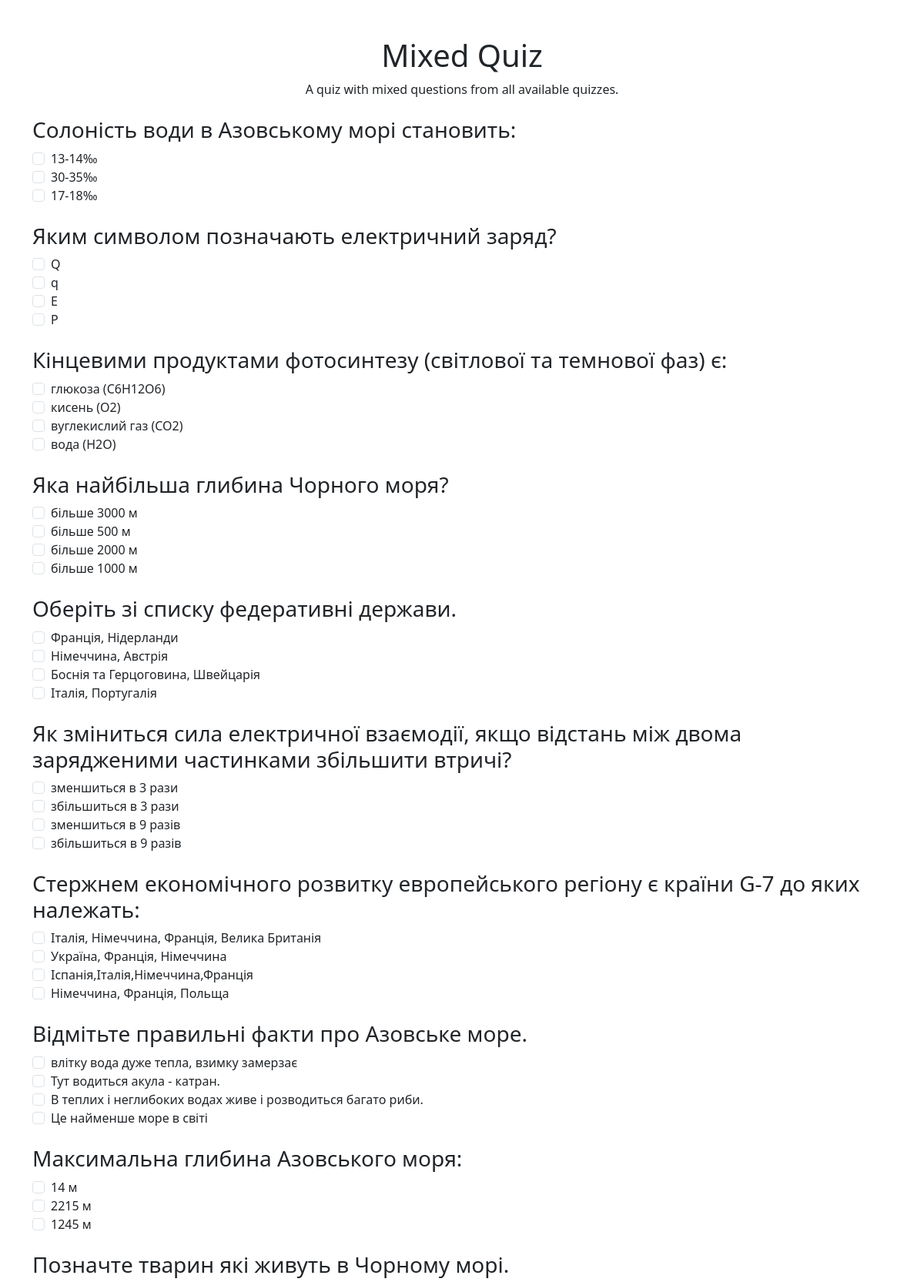
/mixed-quiz/ (signed in, upper part), run on the app's committed database.
### quiz/models.py (models this page shows, shortened)
class Question(models.Model):
    quiz = models.ForeignKey(Quiz, on_delete=models.CASCADE, related_name='questions')
    text = models.CharField(max_length=300)  # Поле для тексту питання, обмежене до 300 символів.

class Answer(models.Model):
    question = models.ForeignKey(Question, on_delete=models.CASCADE, related_name='answers')
    text = models.CharField(max_length=255)  # Поле для тексту відповіді, обмежене до 255 символів.
    is_correct = models.BooleanField(default=False)  # Логічне поле, яке визначає, чи є відповідь правильною.

### quiz/views.py (the view)
# urls.py: path('mixed-quiz/', views.start_mixed_quiz, name='start_mixed_quiz'),
@login_required
def start_mixed_quiz(request):
    questions = Question.objects.all().distinct().order_by('?')[:20]  # Випадкові 20 питань
    if not questions.exists():  # Якщо питань немає
        return HttpResponse("No questions available.", status=404)
    quiz = {'name': 'Mixed Quiz', 'description': 'A quiz with mixed questions from all available quizzes.'}  # Інформація про змішаний квіз
    return render(request, 'quiz/quiz.html', {'quiz': quiz, 'questions': questions})  # Рендеримо сторінку квізу

### quiz/templates/quiz/quiz.html (shortened to what this page needs)
<!DOCTYPE html>
<html lang="en">
<head>
    <link href="https://cdn.jsdelivr.net/npm/bootstrap@5.3.0-alpha1/dist/css/bootstrap.min.css" rel="stylesheet">
</head>
<body>
<div class="container mt-5">
    <header class="text-center mb-4">
        <h1>{{ quiz.name }}</h1>
        <p>{{ quiz.description }}</p>
    </header>
    <main>
        {% if questions %}
            <form method="post">
                {% for question in questions %}
                    <div class="mb-4">
                        <h3>{{ question.text }}</h3>
                        <div class="form-check">
                            {% for answer in question.answers.all %}
                                <label class="form-check-label">
                                    <input type="checkbox" name="{{ question.id }}" value="{{ answer.id }}" class="form-check-input">
                                    {{ answer.text }}
                                </label><br>
                            {% endfor %}
                        </div>
                    </div>
                {% endfor %}
            </form>
        {% else %}
            <p>No questions available.</p>
        {% endif %}
    </main>
</div>
</body>
</html>

### data on the page
Question: text "Солоність води в Азовському морі становить:"
Answer: text "13-14‰"
Answer: text "30-35‰"
Answer: text "17-18‰"
Question: text "Яким символом позначають електричний заряд?"
Answer: text "Q"
Answer: text "q"
Answer: text "E"
Answer: text "P"
Question: text "Кінцевими продуктами фотосинтезу (світлової та темнової фаз) є:"
Answer: text "глюкоза (С6Н12О6)"
Answer: text "кисень (О2)"
Answer: text "вуглекислий газ (СО2)"
Answer: text "вода (Н2О)"
Question: text "Яка найбільша глибина Чорного моря?"
Answer: text "більше 3000 м"
Answer: text "більше 500 м"
Answer: text "більше 2000 м"
Answer: text "більше 1000 м"
Question: text "Оберіть зі списку федеративні держави."
Answer: text "Франція, Нідерланди"
Answer: text "Німеччина, Австрія"
Answer: text "Боснія та Герцоговина, Швейцарія"
Answer: text "Італія, Португалія"
Question: text "Як зміниться сила електричної взаємодії, якщо відстань між двома зарядженими частинками збільшити втричі?"
Answer: text "зменшиться в 3 рази"
Answer: text "збільшиться в 3 рази"
Answer: text "зменшиться в 9 разів"
Answer: text "збільшиться в 9 разів"
Question: text "Стержнем економічного розвитку европейського регіону є країни G-7 до яких належать:"
Answer: text "Італія, Німеччина, Франція, Велика Британія"
Answer: text "Україна, Франція, Німеччина"
Answer: text "Іспанія,Італія,Німеччина,Франція"
Answer: text "Німеччина, Франція, Польща"
Question: text "Відмітьте правильні факти про Азовське море."
Answer: text "влітку вода дуже тепла, взимку замерзає"
Answer: text "Тут водиться акула - катран."
Answer: text "В теплих і неглибоких водах живе і розводиться багато риби."
Answer: text "Це найменше море в світі"
Question: text "Максимальна глибина Азовського моря:"
Answer: text "14 м"
Answer: text "2215 м"
Answer: text "1245 м"
Question: text "Позначте тварин які живуть в Чорному морі."

### other printed values
{{ quiz.name }} "Mixed Quiz"
{{ quiz.description }} "A quiz with mixed questions from all available quizzes."
